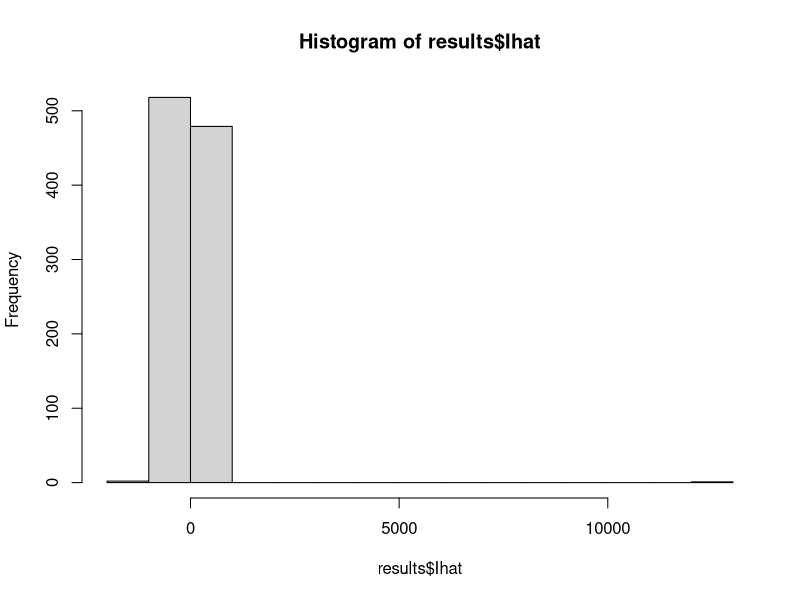
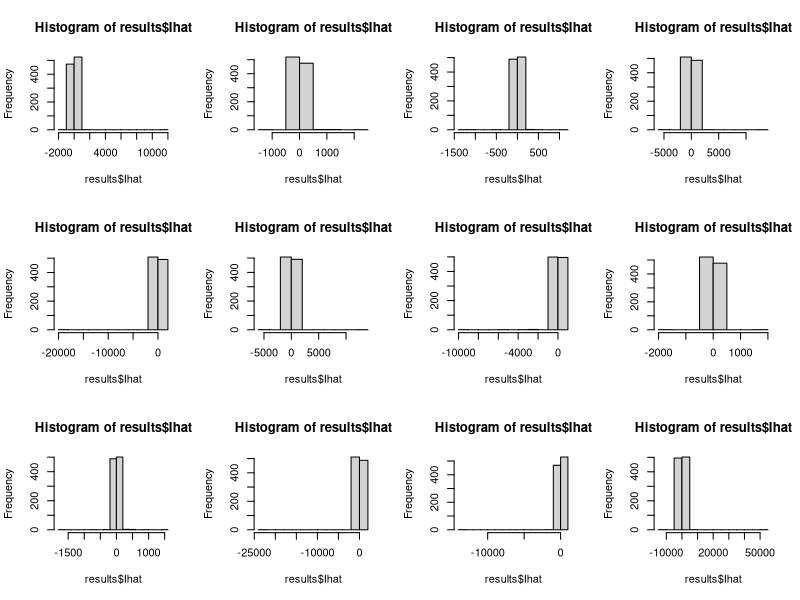

Reproduce these figures in R, in order. (Note: this script raises an error after producing the figures.)
#MCMC Exercise 01
#R Code
#Jennifer Starling
#Jan 2017

Ihat_fct = function(N,reps){
	
	Ihat = rep(0,reps)
	N = 1000
	
	for (i in 1:reps){
		x = rcauchy(N,0,1)
		Ihat[i] = pi * (1/N) * sum(x)
	}
	
	var = var(Ihat)
	return(list(var=var,Ihat=Ihat))
}

results = Ihat_fct(N=1000,reps=1000)

results$var
hist(results$Ihat)

par(mfrow=c(3,4))
vars = rep(0,12)
for (j in 1:12){
	results = Ihat_fct(N=1000,reps=1000)
	hist(results$Ihat)
	vars[j] = results$var
}

vars

#----------------------------------

#Problem 6 ctd.

N = 1000
a = 2 #shape
b = 2 #scale

Ihat_fctn = function(N,reps){
	
	Ihats = rep(0,reps)
	
	save_g = matrix(0,nrow=N,ncol=reps)
	
	for (i in 1:reps){
		x = rgamma(N, shape=a, scale=b)

		gx = x / ( (1+x^2) * (b^a)/(gamma(a)) * x^(a-1) * exp(-b*x))

		Ihat[i] = (1/N) * (sum(gx) - sum(gx))
		save_g[,i] = gx
	}
	
	var = var(Ihat)
	return(list(Ihat=Ihat,var=var,gx = save_g))
}

results = Ihat_fctn(N=1000,reps=1000)

results$var
hist(results$Ihat)

par(mfrow=c(3,4))
vars = rep(0,12)
for (j in 1:12){
	results = Ihat_fctn(N=1000,reps=1000)
	hist(results$Ihat,freq=T)
	vars[j] = results$var
}

round(range(apply(results$gx,2,range)),2)

vars

